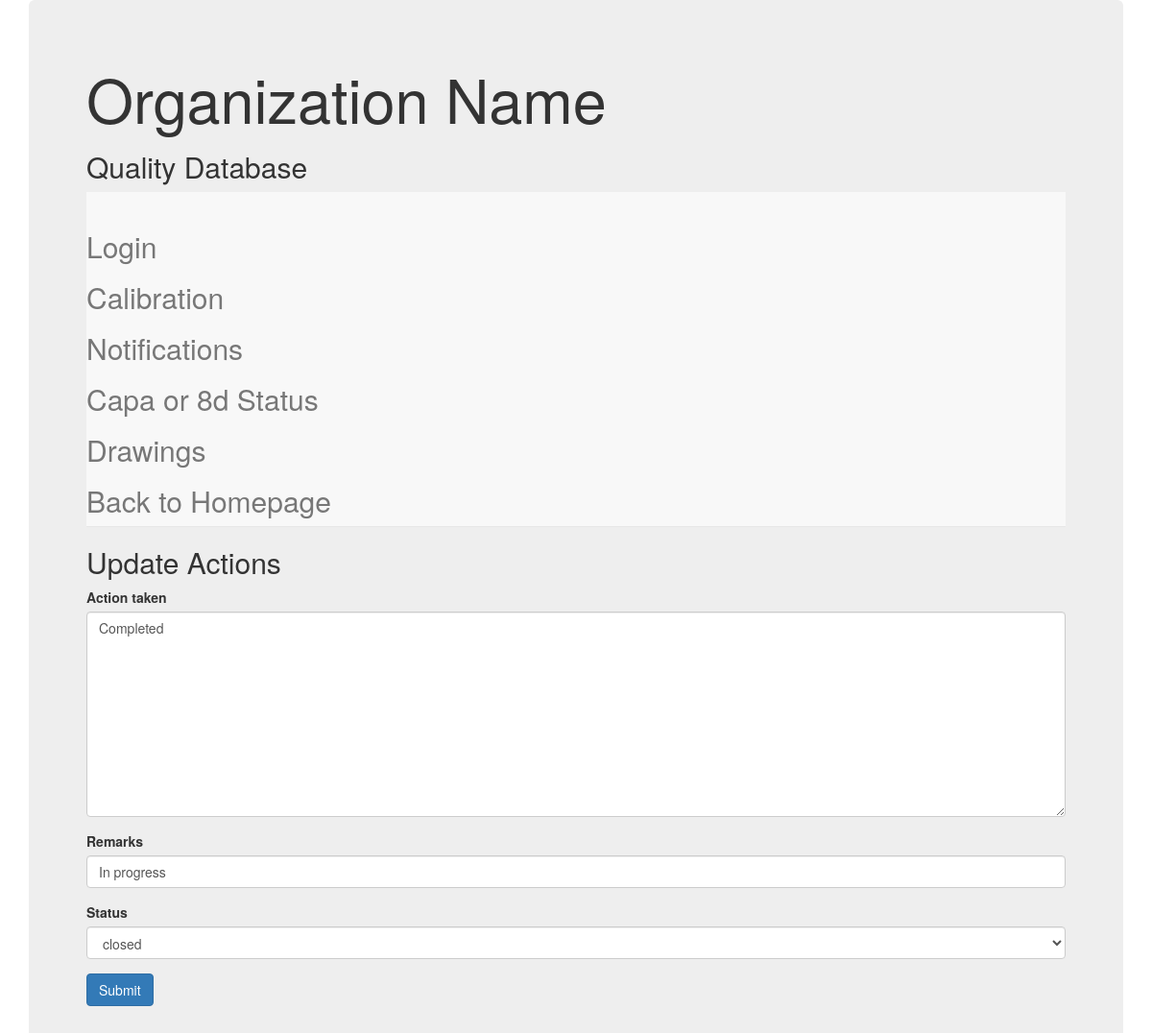
The app's page /update/2/ with its own data.
### Notifications/models.py (models this page shows, shortened)
class notification(models.Model):
    date = models.DateTimeField(default=now, editable=False)
    Information =models.CharField(max_length=256)
    photo=models.FileField(blank=True,upload_to='Notifications/')
    Action_required = models.CharField(max_length=256)
    Action_taken = models.TextField(blank=True,null=True)
    Action_date = models.DateTimeField(auto_now=True, editable=False)
    Raised_by=models.CharField(max_length=256)
    Resp = models.ForeignKey(User,on_delete=models.SET_NULL,null=True,blank=True)
    status_choices =(("open", "open"),("closed","closed"))
    Status=models.CharField(max_length=256,choices = status_choices,default ="open",null=True,blank=True )
    Remarks = models.CharField(max_length=256,blank=True)

### Notifications/views.py (the view)
# urls.py: path('update/<int:pk>/', NoteUpdateView.as_view(), name='update'),
class NoteUpdateView(UpdateView):
    model =models.notification
    fields = ('Action_taken','Remarks','Status')
    success_url = ('/index')

### templates/Notifications/notification_form.html (shortened to what this page needs)
{% extends "home.html"%}
{% block body_block %}
<h2>
  {% if form.instance.pk %}
  Update Actions
  {% else %}
  Raise Notification
  {% endif %}
  {% load bootstrap4 %}
</h2>
<form  method="post">
  {% bootstrap_form form %}
  <input type="submit" class="btn btn-primary" value="Submit">
</form>
{%  endblock %}

### records on screen
notification: Action_taken "Completed", Remarks "In progress", Status "closed"
